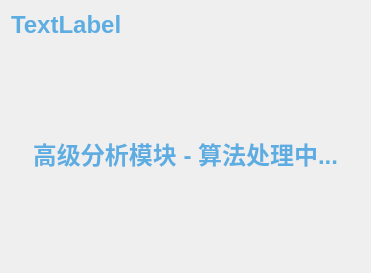
<?xml version="1.0" encoding="UTF-8"?>
<ui version="4.0">
 <class>AdvancedAnalysisWidget</class>
 <widget class="QWidget" name="AdvancedAnalysisWidget">
  <property name="geometry">
   <rect>
    <x>0</x>
    <y>0</y>
    <width>371</width>
    <height>273</height>
   </rect>
  </property>
  <layout class="QVBoxLayout" name="verticalLayout">
   <item>
    <widget class="QLabel" name="label_title">
     <property name="styleSheet">
      <string notr="true">font-size: 24px; font-weight: bold; color: #5dade2;</string>
     </property>
     <property name="text">
      <string>TextLabel</string>
     </property>
    </widget>
   </item>
   <item>
    <spacer name="verticalSpacer_2">
     <property name="orientation">
      <enum>Qt::Vertical</enum>
     </property>
     <property name="sizeHint" stdset="0">
      <size>
       <width>20</width>
       <height>40</height>
      </size>
     </property>
    </spacer>
   </item>
   <item>
    <widget class="QLabel" name="label_placeholder">
     <property name="styleSheet">
      <string notr="true">font-size: 24px; font-weight: bold; color: #5dade2;</string>
     </property>
     <property name="text">
      <string>高级分析模块 - 算法处理中...</string>
     </property>
     <property name="alignment">
      <set>Qt::AlignCenter</set>
     </property>
    </widget>
   </item>
   <item>
    <spacer name="verticalSpacer">
     <property name="orientation">
      <enum>Qt::Vertical</enum>
     </property>
     <property name="sizeHint" stdset="0">
      <size>
       <width>0</width>
       <height>0</height>
      </size>
     </property>
    </spacer>
   </item>
  </layout>
 </widget>
 <resources/>
 <connections/>
</ui>
